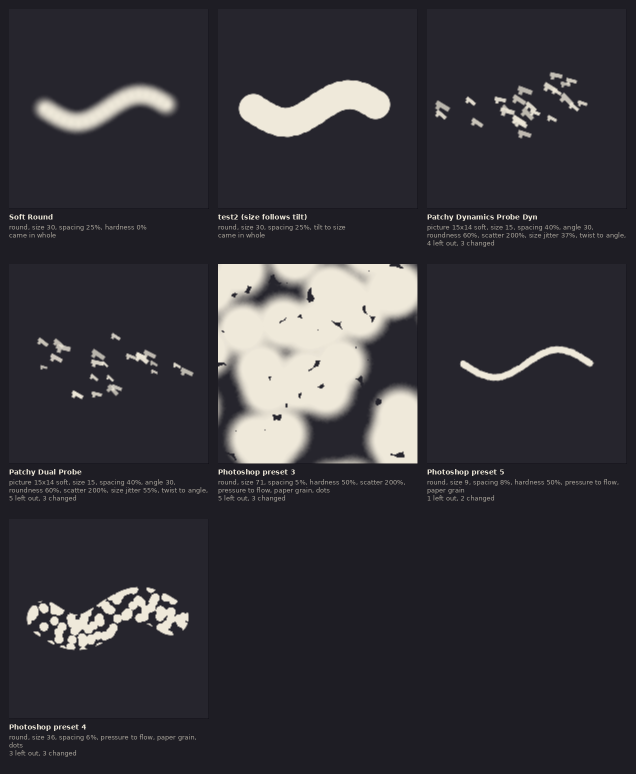
#> input picture brand/ab/brush-import/photoshop-dark.png, 1272 x 1548 px, given in place of raw-old-dark.png, which was not available (shown at 1/2 size)
$ python brush-size-sheets.py ../../brand/ab/brush-import ../../brand/ab/brush-import/gimp-light.png
#> lines starting #> are read from the running program, lines starting #| are printed output that depends on the picture
#!/usr/bin/env python3
"""Joins and captions the raw pictures from scripts/ab/brush-size.cjs.

  python3 scripts/ab/brush-size-sheets.py <rawDir> <outDir>

Writes <outDir>/sizes-{dark,light}.png (old cap, a middle size, the top of the slider) and
<outDir>/typed-{dark,light}.png (the Size control at the top of its range, a bigger number being typed, and the result).
"""
import sys
from PIL import Image, ImageDraw, ImageFont

raw, out = sys.argv[1], sys.argv[2]
FONT = '/usr/share/fonts/truetype/dejavu/DejaVuSans.ttf'
BOLD = '/usr/share/fonts/truetype/dejavu/DejaVuSans-Bold.ttf'


def font(path, size):
    try:
        return ImageFont.truetype(path, size)
    except OSError:
        return ImageFont.load_default()


def sheet(panels, name, dark):
#> called with name = 'sizes-dark', dark = True
    bg = (22, 22, 30) if dark else (246, 242, 235)
    fg = (240, 238, 245) if dark else (40, 36, 48)
    sub = (170, 166, 184) if dark else (110, 104, 122)
    pad, gap, head, foot = 24, 20, 0, 74
    imgs = [Image.open(f'{raw}/raw-{p[0]}.png').convert('RGB') for p in panels]
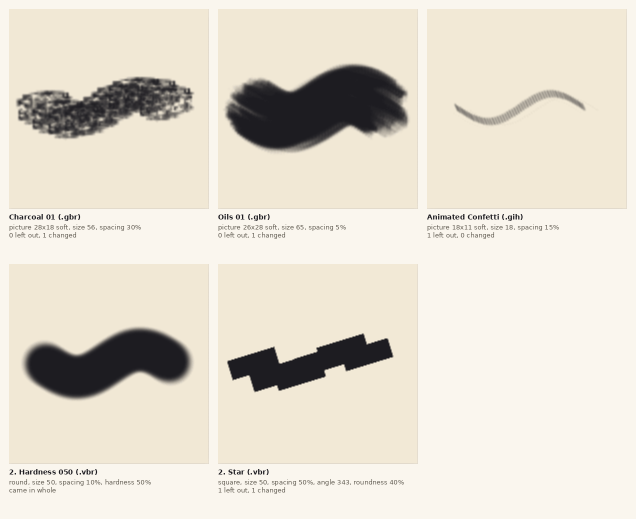
#> input picture brand/ab/brush-import/gimp-light.png, 1272 x 1038 px, given in place of raw-mid-dark.png, which was not available (shown at 1/2 size)
#> imgs = 3 items
    h = max(i.height for i in imgs)
#> h = 1548
    w = pad * 2 + sum(i.width for i in imgs) + gap * (len(imgs) - 1)
#> w = 3904
    canvas = Image.new('RGB', (w, pad + h + foot + pad // 2), bg)
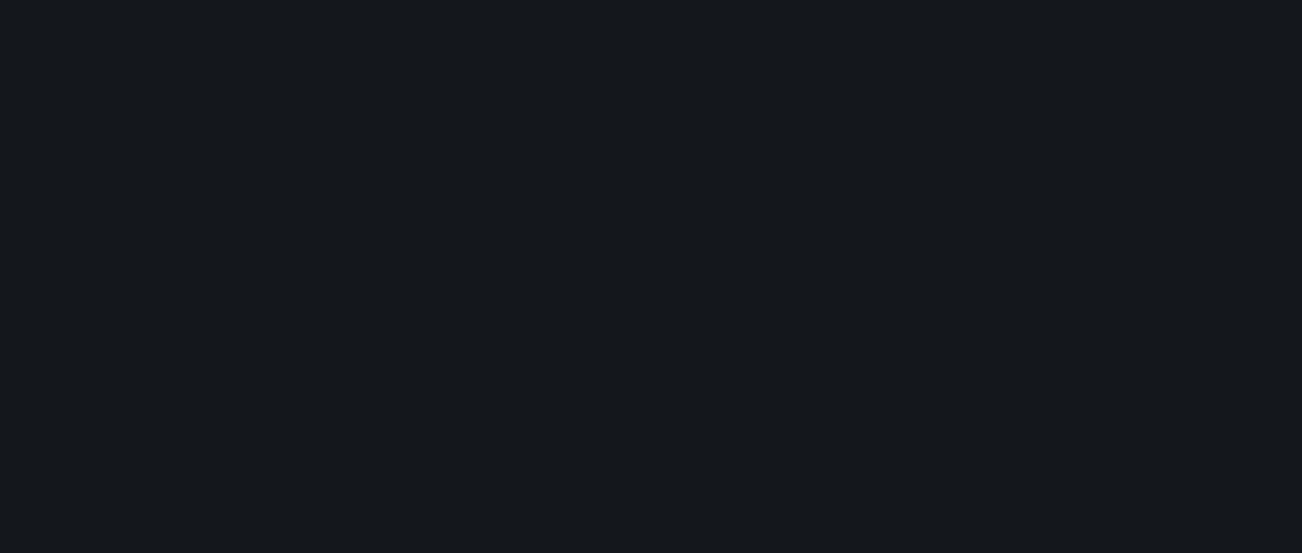
#> canvas: PIL image 3904x1658 RGB (shown at 1/3 size); mean R, G, B 22, 22, 30
    d = ImageDraw.Draw(canvas)
    x = pad
    for img, (_, title, note) in zip(imgs, panels):
        canvas.paste(img, (x, pad))
        d.text((x, pad + h + 12), title, font=font(BOLD, 20), fill=fg)
        d.text((x, pad + h + 40), note, font=font(FONT, 15), fill=sub)
        x += img.width + gap
#> this loop made 3 passes
#> (title, x) on passes 2 to 3: ('After: 800 px, about halfway along', 2608), ('After: 2200 px, the end of the slider', 3900)
#> (title, note, x) on pass 1: ('Before: the top of the slider was 120 px', 'A 120 px stroke on a 2000 x 1500 canvas.', 1316)
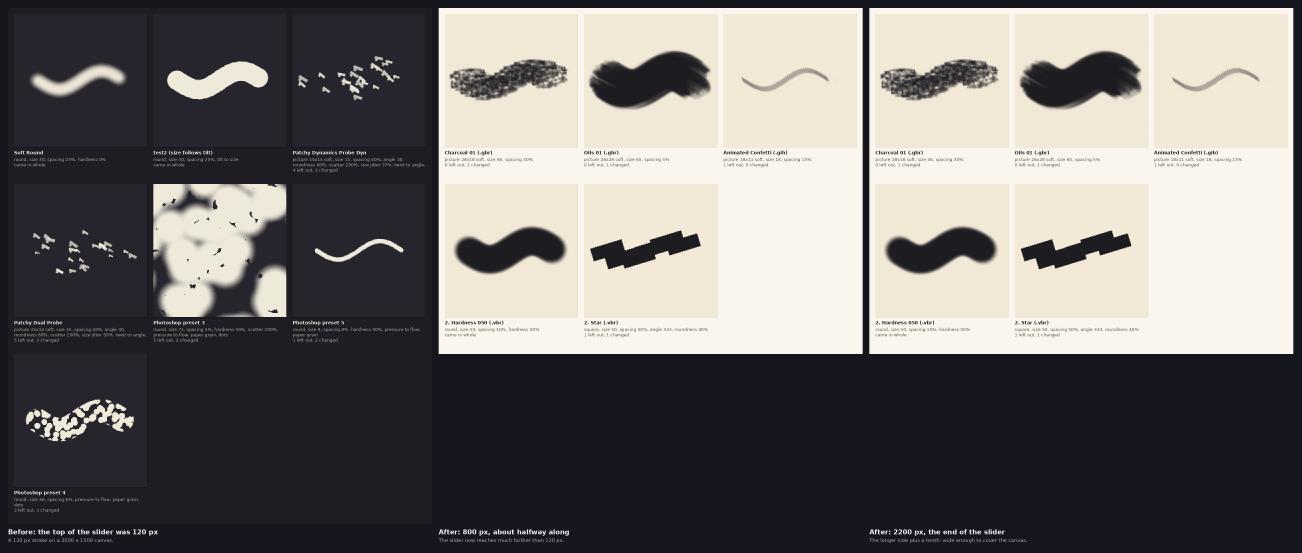
#> canvas: PIL image 3904x1658 RGB (shown at 1/3 size); mean R, G, B 115.1, 112.1, 110.9
#> after the loop, x = 3900
    canvas.save(f'{out}/{name}.png')


def rows(panels, name, dark):
    """The Size control only, one row per state, with its words beside it."""
    bg = (22, 22, 30) if dark else (246, 242, 235)
    fg = (240, 238, 245) if dark else (40, 36, 48)
    sub = (170, 166, 184) if dark else (110, 104, 122)
    pad, gap = 24, 16
    crops = []
    for p in panels:
#> (the run stopped early here; a loop or call above may not have finished)
